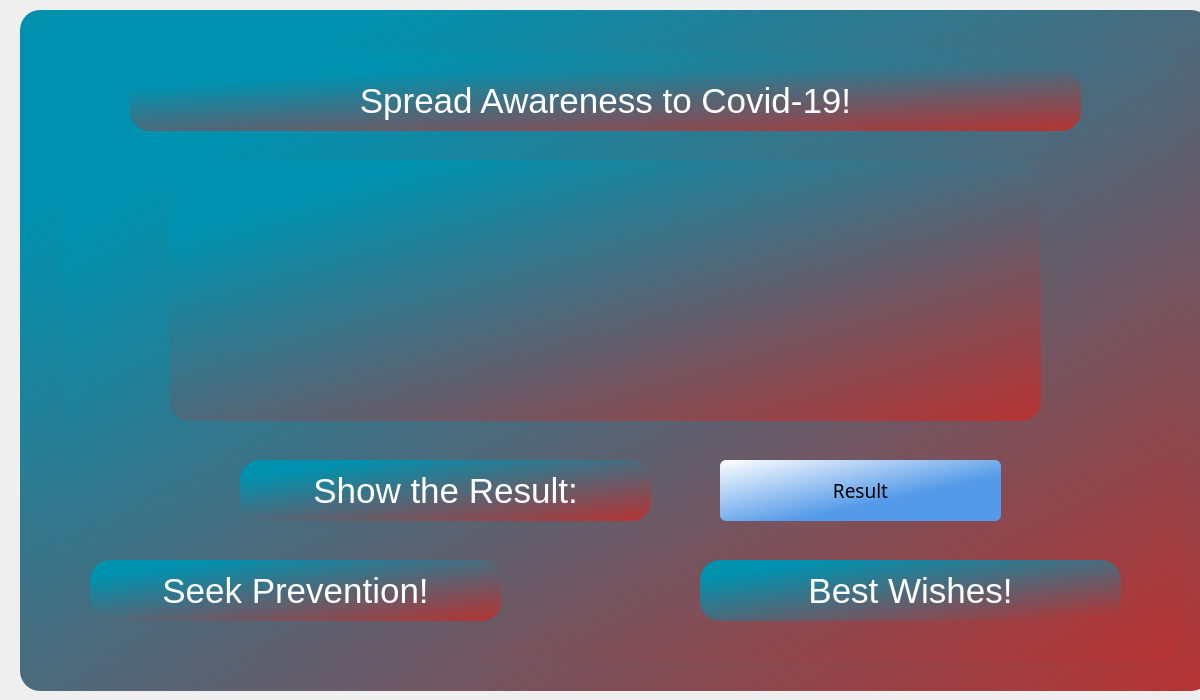
<?xml version="1.0" encoding="UTF-8"?>
<ui version="4.0">
 <class>Messagepage</class>
 <widget class="QDialog" name="Messagepage">
  <property name="geometry">
   <rect>
    <x>0</x>
    <y>0</y>
    <width>1200</width>
    <height>700</height>
   </rect>
  </property>
  <property name="windowTitle">
   <string>Dialog</string>
  </property>
  <widget class="QGroupBox" name="groupbox_display">
   <property name="geometry">
    <rect>
     <x>20</x>
     <y>10</y>
     <width>1191</width>
     <height>681</height>
    </rect>
   </property>
   <property name="styleSheet">
    <string notr="true">background-color: qlineargradient(spread:reflect, x1:0, y1:0, x2:1, y2:1, stop:0.153409 rgba(0, 145, 174, 255), stop:1 rgba(184, 50, 50, 255));
border-radius: 20px;</string>
   </property>
   <property name="title">
    <string/>
   </property>
   <property name="alignment">
    <set>Qt::AlignCenter</set>
   </property>
   <widget class="QGroupBox" name="groupBox_display2">
    <property name="geometry">
     <rect>
      <x>40</x>
      <y>40</y>
      <width>1121</width>
      <height>611</height>
     </rect>
    </property>
    <property name="styleSheet">
     <string notr="true">background-color: qlineargradient(spread:reflect, x1:0, y1:0, x2:1, y2:1, stop:0.153409 rgba(0, 145, 174, 255), stop:1 rgba(184, 50, 50, 255));
border-radius: 20px;</string>
    </property>
    <property name="title">
     <string/>
    </property>
    <widget class="QLabel" name="label_message">
     <property name="geometry">
      <rect>
       <x>110</x>
       <y>110</y>
       <width>871</width>
       <height>261</height>
      </rect>
     </property>
     <property name="font">
      <font>
       <family>Segoe UI</family>
       <pointsize>24</pointsize>
       <italic>false</italic>
       <bold>true</bold>
       <strikeout>false</strikeout>
      </font>
     </property>
     <property name="layoutDirection">
      <enum>Qt::LeftToRight</enum>
     </property>
     <property name="autoFillBackground">
      <bool>false</bool>
     </property>
     <property name="styleSheet">
      <string notr="true">font: 600 24pt &quot;Segoe UI&quot;;
color: rgb(255, 255, 255);

</string>
     </property>
     <property name="text">
      <string>&lt;html&gt;&lt;head/&gt;&lt;body&gt;&lt;p&gt;&lt;br/&gt;&lt;/p&gt;&lt;/body&gt;&lt;/html&gt;</string>
     </property>
     <property name="alignment">
      <set>Qt::AlignCenter</set>
     </property>
    </widget>
    <widget class="QLabel" name="labelawareness">
     <property name="geometry">
      <rect>
       <x>70</x>
       <y>20</y>
       <width>951</width>
       <height>61</height>
      </rect>
     </property>
     <property name="sizePolicy">
      <sizepolicy hsizetype="Fixed" vsizetype="Preferred">
       <horstretch>0</horstretch>
       <verstretch>0</verstretch>
      </sizepolicy>
     </property>
     <property name="font">
      <font>
       <family>Segoe UI</family>
       <pointsize>26</pointsize>
       <italic>false</italic>
       <bold>false</bold>
      </font>
     </property>
     <property name="styleSheet">
      <string notr="true">font: 26pt &quot;Segoe UI&quot;;
color: rgb(255, 255, 255);</string>
     </property>
     <property name="text">
      <string>Spread Awareness to Covid-19!</string>
     </property>
     <property name="alignment">
      <set>Qt::AlignCenter</set>
     </property>
    </widget>
    <widget class="QLabel" name="labelbestwishes">
     <property name="geometry">
      <rect>
       <x>640</x>
       <y>510</y>
       <width>421</width>
       <height>61</height>
      </rect>
     </property>
     <property name="sizePolicy">
      <sizepolicy hsizetype="Fixed" vsizetype="Preferred">
       <horstretch>0</horstretch>
       <verstretch>0</verstretch>
      </sizepolicy>
     </property>
     <property name="font">
      <font>
       <family>Segoe UI</family>
       <pointsize>26</pointsize>
       <italic>false</italic>
       <bold>false</bold>
      </font>
     </property>
     <property name="styleSheet">
      <string notr="true">font: 26pt &quot;Segoe UI&quot;;
color: rgb(255, 255, 255);</string>
     </property>
     <property name="text">
      <string>Best Wishes!</string>
     </property>
     <property name="alignment">
      <set>Qt::AlignCenter</set>
     </property>
    </widget>
    <widget class="QLabel" name="labelprevention">
     <property name="geometry">
      <rect>
       <x>30</x>
       <y>510</y>
       <width>411</width>
       <height>61</height>
      </rect>
     </property>
     <property name="sizePolicy">
      <sizepolicy hsizetype="Fixed" vsizetype="Preferred">
       <horstretch>0</horstretch>
       <verstretch>0</verstretch>
      </sizepolicy>
     </property>
     <property name="font">
      <font>
       <family>Segoe UI</family>
       <pointsize>26</pointsize>
       <italic>false</italic>
       <bold>false</bold>
      </font>
     </property>
     <property name="styleSheet">
      <string notr="true">font: 26pt &quot;Segoe UI&quot;;
color: rgb(255, 255, 255);</string>
     </property>
     <property name="text">
      <string>Seek Prevention!</string>
     </property>
     <property name="alignment">
      <set>Qt::AlignCenter</set>
     </property>
    </widget>
    <widget class="QPushButton" name="pushButtonresult">
     <property name="geometry">
      <rect>
       <x>660</x>
       <y>410</y>
       <width>281</width>
       <height>61</height>
      </rect>
     </property>
     <property name="sizePolicy">
      <sizepolicy hsizetype="MinimumExpanding" vsizetype="Preferred">
       <horstretch>0</horstretch>
       <verstretch>0</verstretch>
      </sizepolicy>
     </property>
     <property name="font">
      <font>
       <family>Arial Rounded MT Bold</family>
       <pointsize>14</pointsize>
       <italic>false</italic>
       <bold>false</bold>
      </font>
     </property>
     <property name="styleSheet">
      <string notr="true">background-color: qlineargradient(spread:reflect, x1:0, y1:0, x2:1, y2:1, stop:0 rgba(255, 255, 255, 255), stop:0.629213 rgba(84, 154, 232, 255));
font: 14pt &quot;Arial Rounded MT Bold&quot;;
border-radius: 6px;</string>
     </property>
     <property name="text">
      <string>Result</string>
     </property>
    </widget>
    <widget class="QLabel" name="labelshowresult">
     <property name="geometry">
      <rect>
       <x>180</x>
       <y>410</y>
       <width>411</width>
       <height>61</height>
      </rect>
     </property>
     <property name="sizePolicy">
      <sizepolicy hsizetype="Fixed" vsizetype="Preferred">
       <horstretch>0</horstretch>
       <verstretch>0</verstretch>
      </sizepolicy>
     </property>
     <property name="font">
      <font>
       <family>Segoe UI</family>
       <pointsize>26</pointsize>
       <italic>false</italic>
       <bold>false</bold>
      </font>
     </property>
     <property name="styleSheet">
      <string notr="true">font: 26pt &quot;Segoe UI&quot;;
color: rgb(255, 255, 255);</string>
     </property>
     <property name="text">
      <string>Show the Result:</string>
     </property>
     <property name="alignment">
      <set>Qt::AlignCenter</set>
     </property>
    </widget>
   </widget>
  </widget>
 </widget>
 <resources/>
 <connections/>
</ui>
